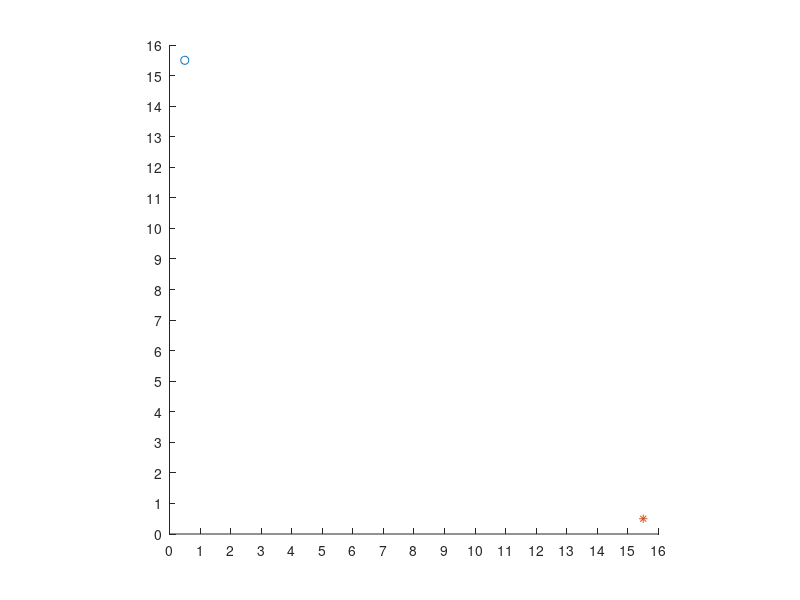

MATLAB code to generate this figure: (Note: this script raises an error after producing the figure.)
%% Map Configuration
map = figure();
map_size = 16;
axis ([0 map_size 0 map_size]);
yticks(0:1:map_size);
xticks(0:1:map_size);
axis square;
hold on;

%% Robot Configuration

% Start Configuration
robotStart = [0.5, 15.5];

% Target Configuration
robotTarget = [15.5, 0.5];

% Max Translation (Epsilon)
robotStepsize = map_size/20; % This value was back-calculated from a value of 5 for a map size of 100

% Goal Threshold
targetThreshold = map_size/22.22; % This value was back-calculated from a value of 3 for a map size of 100

% Bounds Testing (Robot Inital and Target Configuration valid and on Map)

% Checks Raw Robot Start Coordinates
if (robotStart(1) < 0 || robotStart(1) > map_size || robotStart(2) < 0 || robotStart(2) > map_size)
    error("Robot Start Position is not within the map bounds.");
end

% Checks Raw Robot Target Coordinates
if (robotStart(1) < 0 || robotStart(1) > map_size || robotStart(2) < 0 || robotStart(2) > map_size)
    error("Robot Target Position is not within the map bounds.");
end

% Plot Start and Target Locations
plot(robotStart(1), robotStart(2), "o");
plot(robotTarget(1), robotTarget(2), "*");

%% Map Obstacles
mapObstacles = [];
mapObstacles = CreateObstacle(mapObstacles, [0 0; 0 1; 4 1; 4 0]);
mapObstacles = CreateObstacle(mapObstacles, [0 4; 0 5; 4 5; 4 4]);
mapObstacles = CreateObstacle(mapObstacles, [0 8; 0 9; 4 9; 4 8]);
mapObstacles = CreateObstacle(mapObstacles, [0 13; 0 14; 4 14; 4 13]);
mapObstacles = CreateObstacle(mapObstacles, [3 2; 3 3; 5 3; 5 5; 6 5; 6 3; 8 3; 8 2]);
mapObstacles = CreateObstacle(mapObstacles, [3 6; 3 7; 8 7; 8 9; 9 9; 9 4; 8 4; 8 6;]);
mapObstacles = CreateObstacle(mapObstacles, [6 8; 6 10; 4 10; 4 12; 6 12; 6 14; 7 14; 7 12; 10 12; 10 10; 7 10; 7 8]);
mapObstacles = CreateObstacle(mapObstacles, [9 14; 9 15; 14 15; 14 14;]);
mapObstacles = CreateObstacle(mapObstacles, [12 10; 12 12; 16 12; 16 10;]);
mapObstacles = CreateObstacle(mapObstacles, [10 4; 10 9; 14 9; 14 8; 11 8; 11 5; 14 5; 14 4]);
mapObstacles = CreateObstacle(mapObstacles, [12 2; 12 3; 16 3; 16 2]);
mapObstacleCount = numel(mapObstacles);

% Place Obstacles on Map
plot(mapObstacles, "FaceColor", "Black");
grid on;
